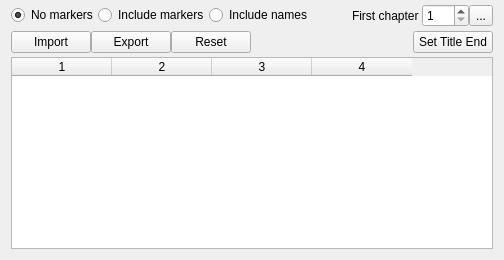
           <widget class="QWidget" name="tab_Disc_Chapters">
            <attribute name="title">
             <string>Chapters</string>
            </attribute>
            <layout class="QGridLayout" name="gridLayout_9">
             <property name="topMargin">
              <number>4</number>
             </property>
             <property name="verticalSpacing">
              <number>4</number>
             </property>
             <item row="0" column="0">
              <widget class="QFrame" name="frame_4">
               <property name="sizePolicy">
                <sizepolicy hsizetype="Preferred" vsizetype="Fixed">
                 <horstretch>0</horstretch>
                 <verstretch>0</verstretch>
                </sizepolicy>
               </property>
               <property name="maximumSize">
                <size>
                 <width>16777215</width>
                 <height>31</height>
                </size>
               </property>
               <property name="frameShape">
                <enum>QFrame::NoFrame</enum>
               </property>
               <property name="frameShadow">
                <enum>QFrame::Raised</enum>
               </property>
               <layout class="QGridLayout" name="gridLayout_7">
                <property name="leftMargin">
                 <number>0</number>
                </property>
                <property name="topMargin">
                 <number>0</number>
                </property>
                <property name="rightMargin">
                 <number>0</number>
                </property>
                <property name="bottomMargin">
                 <number>0</number>
                </property>
                <property name="horizontalSpacing">
                 <number>0</number>
                </property>
                <item row="0" column="0">
                 <widget class="QRadioButton" name="radioButton_Disc_Chapters_NoMarkers">
                  <property name="toolTip">
                   <string>No chapter markers in the video file.</string>
                  </property>
                  <property name="text">
                   <string>No markers</string>
                  </property>
                  <property name="checked">
                   <bool>true</bool>
                  </property>
                 </widget>
                </item>
                <item row="0" column="1">
                 <widget class="QRadioButton" name="radioButton_Disc_Chapters_IncludeMarkers">
                  <property name="toolTip">
                   <string>Let HandBrake create the standard chapter markers in the video file.</string>
                  </property>
                  <property name="text">
                   <string>Include markers</string>
                  </property>
                  <property name="checked">
                   <bool>false</bool>
                  </property>
                 </widget>
                </item>
                <item row="0" column="2">
                 <widget class="QRadioButton" name="radioButton_Disc_Chapters_IncludeNames">
                  <property name="toolTip">
                   <string>Add custom chapter names to the video file.</string>
                  </property>
                  <property name="text">
                   <string>Include names</string>
                  </property>
                 </widget>
                </item>
                <item row="0" column="3">
                 <spacer name="horizontalSpacer_5">
                  <property name="orientation">
                   <enum>Qt::Horizontal</enum>
                  </property>
                  <property name="sizeHint" stdset="0">
                   <size>
                    <width>40</width>
                    <height>20</height>
                   </size>
                  </property>
                 </spacer>
                </item>
                <item row="0" column="4">
                 <widget class="QLabel" name="label_Disc_Chapters_FirstChapter">
                  <property name="text">
                   <string>First chapter </string>
                  </property>
                  <property name="buddy">
                   <cstring>spinBox_Disc_Chapters_FirstChapter</cstring>
                  </property>
                 </widget>
                </item>
                <item row="0" column="5">
                 <widget class="QSpinBox" name="spinBox_Disc_Chapters_FirstChapter">
                  <property name="toolTip">
                   <string>Starting number for chapters.</string>
                  </property>
                  <property name="minimum">
                   <number>1</number>
                  </property>
                  <property name="maximum">
                   <number>999</number>
                  </property>
                 </widget>
                </item>
                <item row="0" column="6">
                 <widget class="QToolButton" name="toolButton_Disc_Chapters_ResetFirstChapter">
                  <property name="toolTip">
                   <string>Reset the first chapter number.</string>
                  </property>
                  <property name="text">
                   <string>...</string>
                  </property>
                  <property name="icon">
                   <iconset>
                    <normaloff>images/redo_2_16.png</normaloff>images/redo_2_16.png</iconset>
                  </property>
                 </widget>
                </item>
               </layout>
              </widget>
             </item>
             <item row="1" column="0">
              <widget class="QFrame" name="frame_5">
               <property name="sizePolicy">
                <sizepolicy hsizetype="Preferred" vsizetype="Fixed">
                 <horstretch>0</horstretch>
                 <verstretch>0</verstretch>
                </sizepolicy>
               </property>
               <property name="maximumSize">
                <size>
                 <width>16777215</width>
                 <height>31</height>
                </size>
               </property>
               <property name="frameShape">
                <enum>QFrame::NoFrame</enum>
               </property>
               <property name="frameShadow">
                <enum>QFrame::Raised</enum>
               </property>
               <layout class="QGridLayout" name="gridLayout_8">
                <property name="leftMargin">
                 <number>0</number>
                </property>
                <property name="topMargin">
                 <number>0</number>
                </property>
                <property name="rightMargin">
                 <number>0</number>
                </property>
                <property name="bottomMargin">
                 <number>0</number>
                </property>
                <property name="horizontalSpacing">
                 <number>0</number>
                </property>
                <item row="0" column="0">
                 <widget class="QPushButton" name="pushButton_Disc_Chapters_ImportChapterNames">
                  <property name="toolTip">
                   <string>Import chapter names from a ChaptersDB,org text file.</string>
                  </property>
                  <property name="text">
                   <string>Import</string>
                  </property>
                  <property name="flat">
                   <bool>false</bool>
                  </property>
                 </widget>
                </item>
                <item row="0" column="1">
                 <widget class="QPushButton" name="pushButton_Disc_Chapters_ExportChapterNames">
                  <property name="toolTip">
                   <string>Export the chapter names to a text file.</string>
                  </property>
                  <property name="text">
                   <string>Export</string>
                  </property>
                 </widget>
                </item>
                <item row="0" column="2">
                 <widget class="QPushButton" name="pushButton_Disc_Chapters_ResetNames">
                  <property name="toolTip">
                   <string>Reset the chapter names to their default names.</string>
                  </property>
                  <property name="text">
                   <string>Reset</string>
                  </property>
                 </widget>
                </item>
                <item row="0" column="3">
                 <spacer name="horizontalSpacer_6">
                  <property name="orientation">
                   <enum>Qt::Horizontal</enum>
                  </property>
                  <property name="sizeHint" stdset="0">
                   <size>
                    <width>40</width>
                    <height>20</height>
                   </size>
                  </property>
                 </spacer>
                </item>
                <item row="0" column="4">
                 <widget class="QPushButton" name="pushButton_Disc_Chapters_SetTitleEnd">
                  <property name="toolTip">
                   <string>Set a short last chapter name to the preferences value.</string>
                  </property>
                  <property name="text">
                   <string>Set Title End</string>
                  </property>
                 </widget>
                </item>
               </layout>
              </widget>
             </item>
             <item row="2" column="0">
              <widget class="QTableWidget" name="tableWidget_Disc_Chapters">
               <property name="selectionBehavior">
                <enum>QAbstractItemView::SelectRows</enum>
               </property>
               <property name="columnCount">
                <number>4</number>
               </property>
               <attribute name="verticalHeaderVisible">
                <bool>false</bool>
               </attribute>
               <column/>
               <column/>
               <column/>
               <column/>
              </widget>
             </item>
            </layout>
           </widget>
